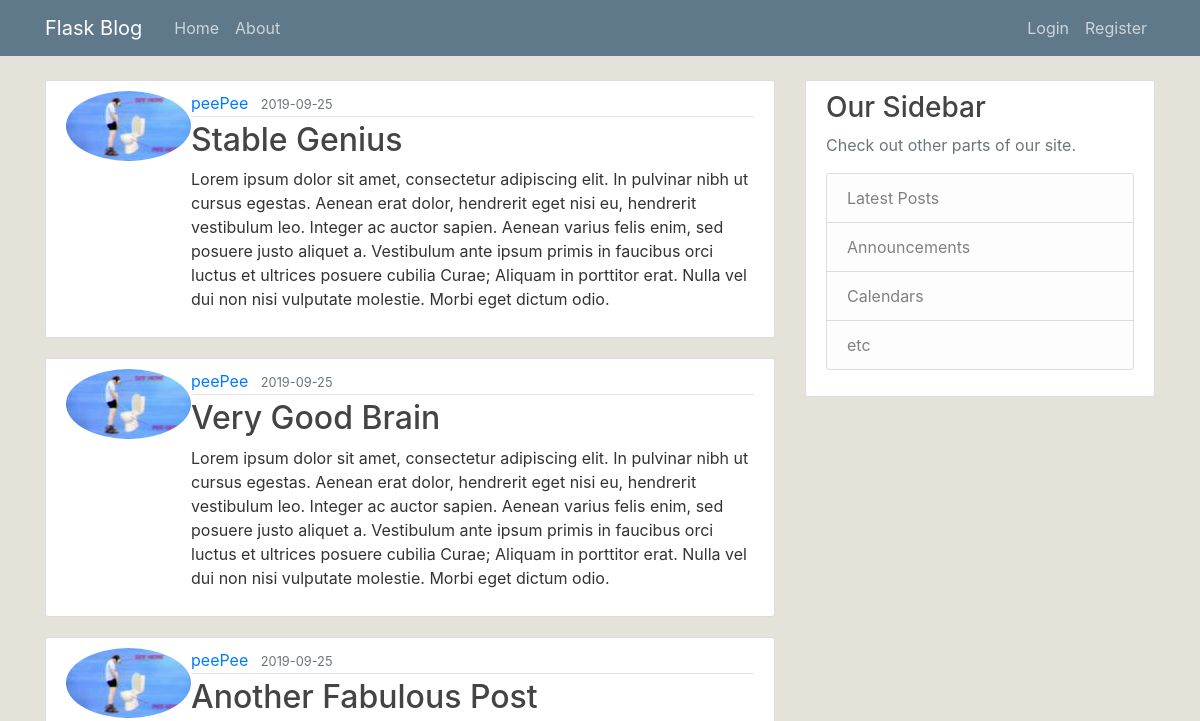
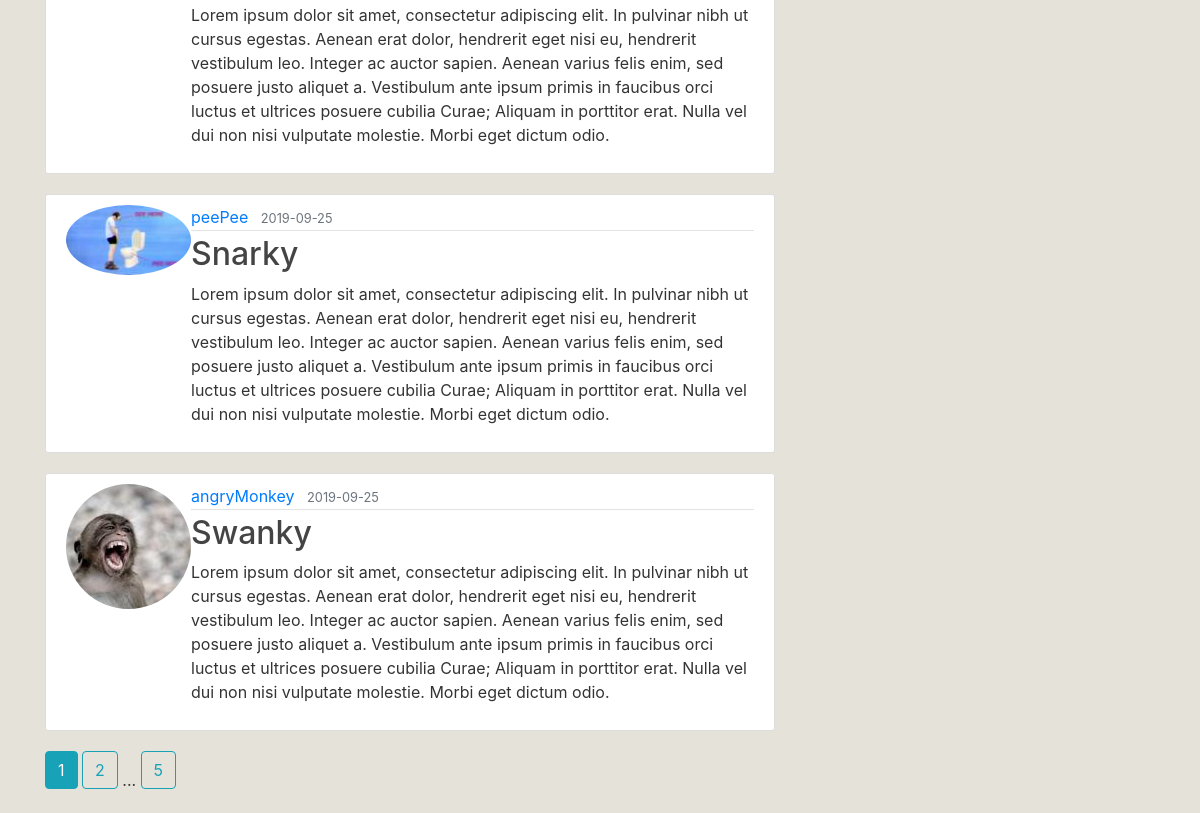
Page /home on the earlier database version (2 pictures, top to bottom).
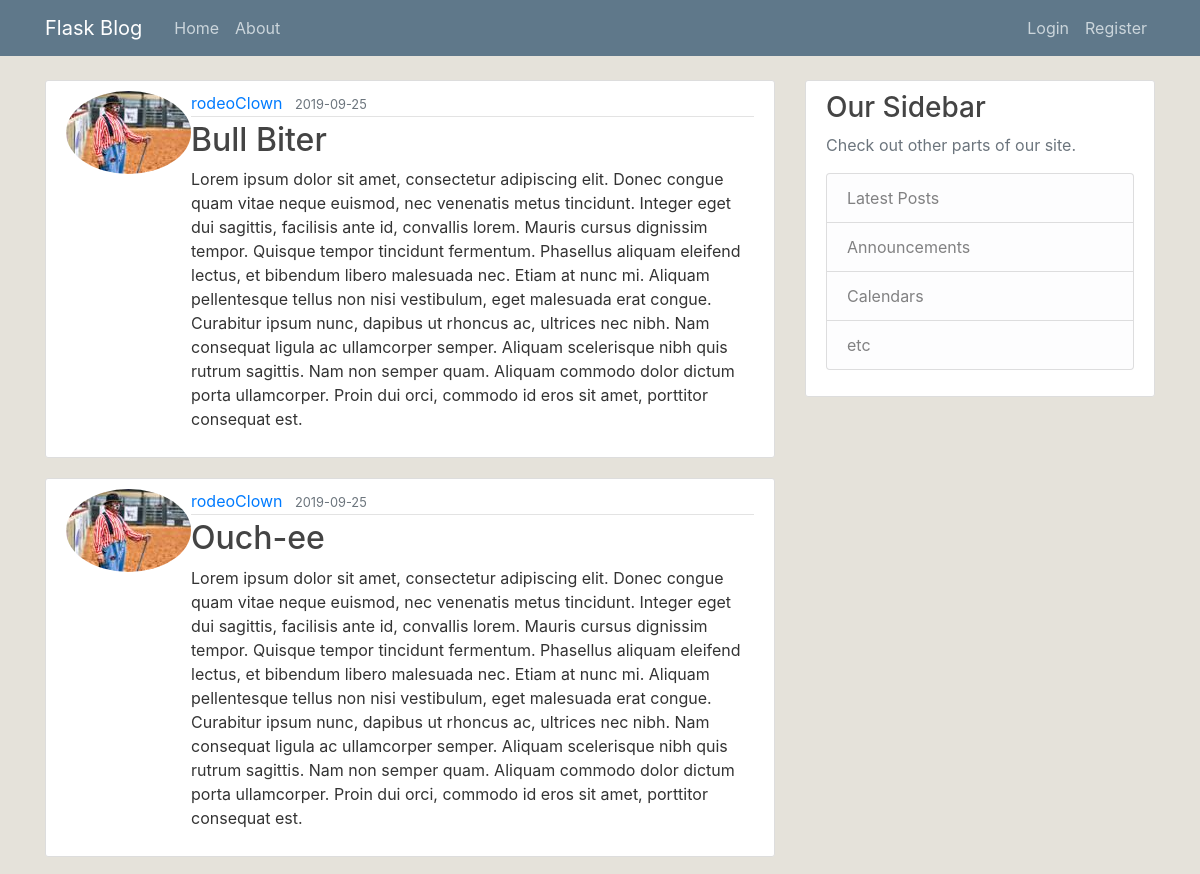
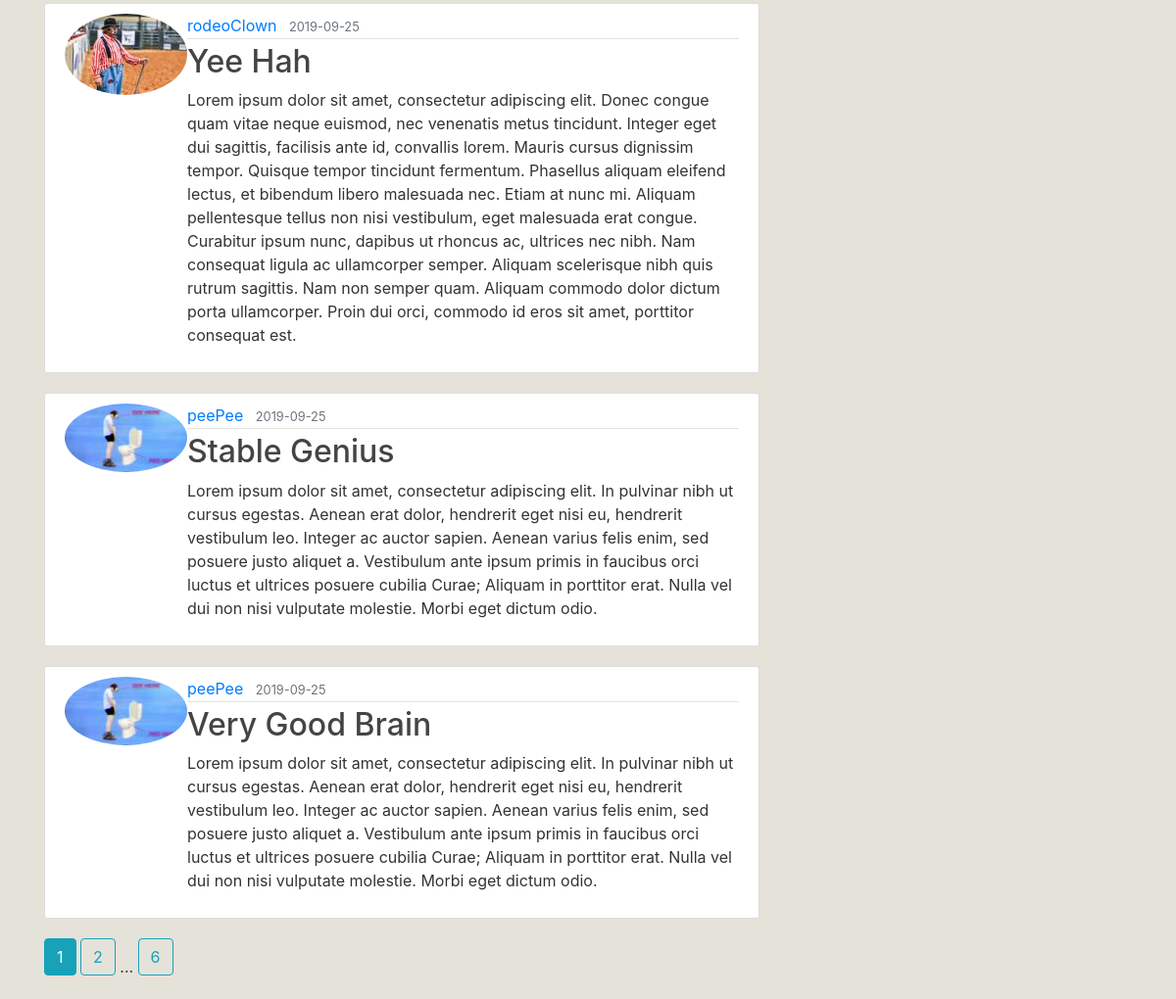
Same page on the later database version (2 pictures, top to bottom).
### flaskblog/models.py (models this page shows, shortened)
class Post(db.Model):
    id = db.Column(db.Integer, primary_key=True)
    title = db.Column(db.String(100), nullable=False)
    date_posted = db.Column(db.DateTime, nullable=False, default=datetime.utcnow)
    content = db.Column(db.Text, nullable=False)
    user_id = db.Column(db.Integer, db.ForeignKey('user.id'), nullable=False)

class User(db.Model, UserMixin):
    id = db.Column(db.Integer, primary_key=True)
    username = db.Column(db.String(20), unique=True, nullable=False)
    email = db.Column(db.String(120), unique=True, nullable=False)
    image_file = db.Column(db.String(20), nullable=False, default='default.jpg')
    password = db.Column(db.String(60), nullable=False)
    posts = db.relationship('Post', backref='author', lazy=True)

### flaskblog/routes.py (the view)
@app.route("/")
@app.route("/home")
def home():
    page = request.args.get('page', 1, type=int)
    posts = Post.query.order_by(Post.date_posted.desc()).paginate(page=page, per_page=5)
    return render_template('home.html', posts=posts)

### flaskblog/templates/home.html
{% extends "layout.html" %}
{% block content %}
  {% for post in posts.items %}
  <article class="media content-section">
    <img src="{{ url_for('static', filename='profile_pics/' + post.author.image_file) }}" alt="" class="rounded-circle article-image">
    <div class="media-body">
      <div class="article-metadata">
        <a class="mr-2" href="#">{{ post.author.username }}</a>
        <small class="text-muted">{{ post.date_posted.strftime('%Y-%m-%d') }}</small>
      </div>
      <h2><a class="article-title" href="{{ url_for('post', post_id=post.id) }}">{{ post.title }}</a></h2>
      <p class="article-content">{{ post.content }}</p>
    </div>
  </article>
  {% endfor %}
  {% for page_num in posts.iter_pages(left_edge=1, right_edge=1, left_current=1, right_current=2) %}
    {% if page_num %}
      {% if posts.page == page_num %}
        <a class="btn btn-info mb-4" href="{{ url_for('home', page=page_num) }}">{{ page_num }}</a>
      {% else %}
        <a class="btn btn-outline-info mb-4" href="{{ url_for('home', page=page_num) }}">{{ page_num }}</a>
      {% endif %}
    {% else %}
      ...
    {% endif %}
  {% endfor %}
{% endblock content %}

### flaskblog/templates/layout.html (shortened to what this page needs)
<!DOCTYPE html>
<html lang="en-us" dir="ltr">
  <head>
    <link rel="stylesheet" href="https://stackpath.bootstrapcdn.com/bootstrap/4.3.1/css/bootstrap.min.css">
    <link rel="stylesheet" href="{{ url_for('static', filename='main.css') }}">
  </head>
  <body>
    <header class="site-header">
      <nav class="navbar navbar-expand-md navbar-dark bg-steel fixed-top">
        <div class="container">
          <a class="navbar-brand mr-4" href="/">Flask Blog</a>
          <div class="collapse navbar-collapse" id="navbarToggle">
            <div class="navbar-nav mr-auto">
              <a class="nav-item nav-link" href="{{ url_for('home') }}">Home</a>
              <a class="nav-item nav-link" href="{{ url_for('about') }}">About</a>
            </div>
            <div class="navbar-nav">
              {% if current_user.is_authenticated %}
                <a class="nav-item nav-link" href="{{ url_for('new_post') }}">New Post</a>
                <a class="nav-item nav-link" href="{{ url_for('account') }}">Account</a>
                <a class="nav-item nav-link" href="{{ url_for('logout') }}">Logout</a>
              {% else %}
                <a class="nav-item nav-link" href="{{ url_for('login') }}">Login</a>
                <a class="nav-item nav-link" href="{{ url_for('register') }}">Register</a>
              {% endif %}
            </div>
          </div>
        </div>
      </nav>
    </header>
    <main role="main" class="container">
      <div class="row">
        <div class="col-md-8">
          {% block content %}{% endblock %}
        </div>
        <div class="col-md-4">
          <div class="content-section">
            <h3>Our Sidebar</h3>
            <p class='text-muted'>Check out other parts of our site.
              <ul class="list-group">
                <li class="list-group-item list-group-item-light">Latest Posts</li>
                <li class="list-group-item list-group-item-light">Announcements</li>
                <li class="list-group-item list-group-item-light">Calendars</li>
                <li class="list-group-item list-group-item-light">etc</li>
              </ul>
            </p>
          </div>
        </div>
      </div>
    </main>
  </body>
</html>

### flaskblog/static/main.css (style rules this page uses)
body { background: #e5e2da; color: #333333; margin-top: 5rem; }
h1, h2, h3, h4, h5, h6 { color: #444444; }
.bg-steel { background-color: #5f788a; }
.site-header .navbar-nav .nav-link { color: #cbd5db; }
.content-section { background: #ffffff; padding: 10px 20px; border: 1px solid #dddddd; border-radius: 3px; margin-bottom: 20px; }
.article-title { color: #444444; }
.article-content { white-space: pre-line; }
.article-metadata { padding-bottom: 1px; margin-bottom: 4px; border-bottom: 1px solid #e3e3e3 }

Differences in the rows shown:
no longer on this page (row unchanged): Post: image_file (picture), author.username "peePee", date_posted "2019-09-25", title "Another Fabulous Post", content "Lorem ipsum dolor sit amet, consectetur adipiscing elit. In pulvinar nibh ut cursus egestas. Aenean erat dolor, hendrerit eget nisi eu, hendrerit vestibulum leo. Integer ac auctor sapien. Aenean varius felis enim, sed posuere justo aliquet a. Vestibulum ante ipsum primis in faucibus orci luctus et ultrices posuere cubilia Curae; Aliquam in porttitor erat. Nulla vel dui non nisi vulputate molestie. Morbi eget dictum odio."
no longer on this page (row unchanged): Post: image_file (picture), author.username "peePee", date_posted "2019-09-25", title "Snarky", content "Lorem ipsum dolor sit amet, consectetur adipiscing elit. In pulvinar nibh ut cursus egestas. Aenean erat dolor, hendrerit eget nisi eu, hendrerit vestibulum leo. Integer ac auctor sapien. Aenean varius felis enim, sed posuere justo aliquet a. Vestibulum ante ipsum primis in faucibus orci luctus et ultrices posuere cubilia Curae; Aliquam in porttitor erat. Nulla vel dui non nisi vulputate molestie. Morbi eget dictum odio."
no longer on this page (row unchanged): Post: image_file (picture), author.username "angryMonkey", date_posted "2019-09-25", title "Swanky", content "Lorem ipsum dolor sit amet, consectetur adipiscing elit. In pulvinar nibh ut cursus egestas. Aenean erat dolor, hendrerit eget nisi eu, hendrerit vestibulum leo. Integer ac auctor sapien. Aenean varius felis enim, sed posuere justo aliquet a. Vestibulum ante ipsum primis in faucibus orci luctus et ultrices posuere cubilia Curae; Aliquam in porttitor erat. Nulla vel dui non nisi vulputate molestie. Morbi eget dictum odio."
added Post: image_file (picture), author.username "rodeoClown", date_posted "2019-09-25", title "Bull Biter", content "Lorem ipsum dolor sit amet, consectetur adipiscing elit. Donec congue quam vitae neque euismod, nec venenatis metus tincidunt. Integer eget dui sagittis, facilisis ante id, convallis lorem. Mauris cursus dignissim tempor. Quisque tempor tincidunt fermentum. Phasellus aliquam eleifend lectus, et bibendum libero malesuada nec. Etiam at nunc mi. Aliquam pellentesque tellus non nisi vestibulum, eget malesuada erat congue. Curabitur ipsum nunc, dapibus ut rhoncus ac, ultrices nec nibh. Nam consequat ligula ac ullamcorper semper. Aliquam scelerisque nibh quis rutrum sagittis. Nam non semper quam. Aliquam commodo dolor dictum porta ullamcorper. Proin dui orci, commodo id eros sit amet, porttitor…"
added Post: image_file (picture), author.username "rodeoClown", date_posted "2019-09-25", title "Ouch-ee", content "Lorem ipsum dolor sit amet, consectetur adipiscing elit. Donec congue quam vitae neque euismod, nec venenatis metus tincidunt. Integer eget dui sagittis, facilisis ante id, convallis lorem. Mauris cursus dignissim tempor. Quisque tempor tincidunt fermentum. Phasellus aliquam eleifend lectus, et bibendum libero malesuada nec. Etiam at nunc mi. Aliquam pellentesque tellus non nisi vestibulum, eget malesuada erat congue. Curabitur ipsum nunc, dapibus ut rhoncus ac, ultrices nec nibh. Nam consequat ligula ac ullamcorper semper. Aliquam scelerisque nibh quis rutrum sagittis. Nam non semper quam. Aliquam commodo dolor dictum porta ullamcorper. Proin dui orci, commodo id eros sit amet, porttitor…"
added Post: image_file (picture), author.username "rodeoClown", date_posted "2019-09-25", title "Yee Hah", content "Lorem ipsum dolor sit amet, consectetur adipiscing elit. Donec congue quam vitae neque euismod, nec venenatis metus tincidunt. Integer eget dui sagittis, facilisis ante id, convallis lorem. Mauris cursus dignissim tempor. Quisque tempor tincidunt fermentum. Phasellus aliquam eleifend lectus, et bibendum libero malesuada nec. Etiam at nunc mi. Aliquam pellentesque tellus non nisi vestibulum, eget malesuada erat congue. Curabitur ipsum nunc, dapibus ut rhoncus ac, ultrices nec nibh. Nam consequat ligula ac ullamcorper semper. Aliquam scelerisque nibh quis rutrum sagittis. Nam non semper quam. Aliquam commodo dolor dictum porta ullamcorper. Proin dui orci, commodo id eros sit amet, porttitor…"
Other differences:
new list line: "6"
list line gone: "5"
